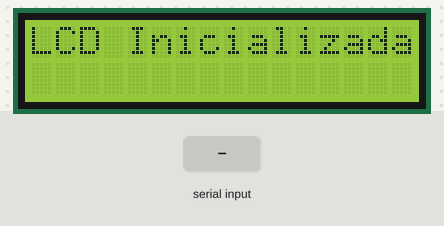
A sketch run on a simulated Arduino Uno, built with avr-gcc and run on an emulated ATmega328P. On the bench: 16×2 character LCD. Inputs (shaded band) come from the test bench. What the sketch prints to the serial monitor is not drawn.

Above: at 1.2 s.
1.3 s: "1" received over the second serial link
At 2.5 s:
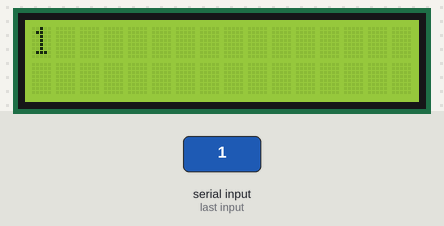
3.5 s: "A" received over the second serial link
At 4.1 s:
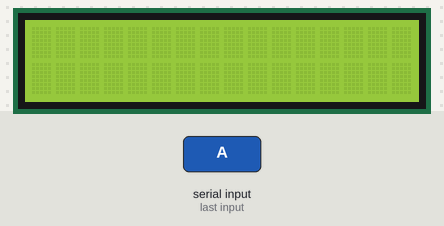
5.0 s: "B" received over the second serial link
At 6.4 s:
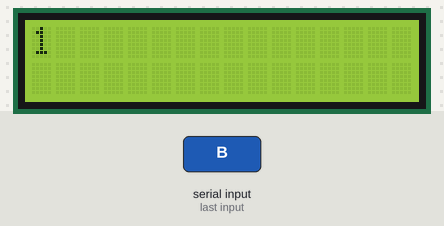
Timing chart, 0 to 8.0 s (numbered marks = the images above; inputs shaded):
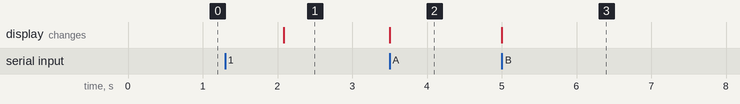

Measured:
- after the input at 1.3 s, the display: changes after 0.79 s (image 1)
- after the input at 3.5 s, the display: changes at once (image 2)
- after the input at 5.0 s, the display: changes at once (image 3)

The sketch:

sketch_may17a.ino
```cpp
#include <SoftwareSerial.h>
#include <LiquidCrystal.h>
                //RS,E,D4,D5,D6,D7
LiquidCrystal lcd(7,6,5,4,3,2);
                  //Tx,Rx
SoftwareSerial BT(10, 11);
char c;
String cad;
int inicio = 1;
void setup() {
  lcd.begin(16,2);
  BT.begin(9600);
  Serial.begin(9600);
  BT.println("Conexion Abierta");

}
void loop() {
  if(inicio ==1) {
    lcd.print("LCD Inicializada");
    delay(2000);
    lcd.clear();

    inicio = 0;
  }
  if (BT.available()) {
    c = BT.read();
    if (c == 'A') {
      lcd.scrollDisplayLeft();
    } else if (c == 'B') {
      lcd.scrollDisplayRight();
    } else if( c == 'C'){
      lcd.setCursor(0, 0);
      lcd.clear();
    }
      else {
      lcd.print(c);
    }
    Serial.write(c);

  }
}
```
